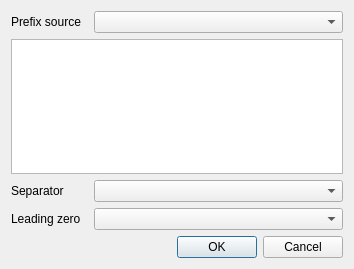
<?xml version="1.0" encoding="UTF-8"?>
<ui version="4.0">
 <class>CodeProperty</class>
 <widget class="QDialog" name="CodeProperty">
  <property name="geometry">
   <rect>
    <x>0</x>
    <y>0</y>
    <width>354</width>
    <height>269</height>
   </rect>
  </property>
  <property name="sizePolicy">
   <sizepolicy hsizetype="Expanding" vsizetype="Expanding">
    <horstretch>0</horstretch>
    <verstretch>0</verstretch>
   </sizepolicy>
  </property>
  <property name="windowTitle">
   <string>Auto Generated Code Property</string>
  </property>
  <layout class="QVBoxLayout" name="verticalLayout">
   <item>
    <layout class="QHBoxLayout" name="horizontalLayout">
     <item>
      <widget class="QLabel" name="label">
       <property name="maximumSize">
        <size>
         <width>200</width>
         <height>16777215</height>
        </size>
       </property>
       <property name="text">
        <string>Prefix source</string>
       </property>
      </widget>
     </item>
     <item>
      <widget class="QComboBox" name="prefix_source_cbo">
       <property name="sizePolicy">
        <sizepolicy hsizetype="Fixed" vsizetype="Fixed">
         <horstretch>0</horstretch>
         <verstretch>0</verstretch>
        </sizepolicy>
       </property>
       <property name="minimumSize">
        <size>
         <width>249</width>
         <height>0</height>
        </size>
       </property>
       <property name="maximumSize">
        <size>
         <width>16777215</width>
         <height>22</height>
        </size>
       </property>
       <property name="insertPolicy">
        <enum>QComboBox::InsertAtTop</enum>
       </property>
      </widget>
     </item>
    </layout>
   </item>
   <item>
    <widget class="QListView" name="column_code_view"/>
   </item>
   <item>
    <layout class="QHBoxLayout" name="horizontalLayout_3">
     <item>
      <widget class="QLabel" name="label_3">
       <property name="text">
        <string>Separator</string>
       </property>
      </widget>
     </item>
     <item>
      <widget class="QComboBox" name="separator_cbo">
       <property name="minimumSize">
        <size>
         <width>249</width>
         <height>0</height>
        </size>
       </property>
      </widget>
     </item>
    </layout>
   </item>
   <item>
    <layout class="QHBoxLayout" name="horizontalLayout_2">
     <item>
      <widget class="QLabel" name="label_2">
       <property name="text">
        <string>Leading zero</string>
       </property>
      </widget>
     </item>
     <item>
      <widget class="QComboBox" name="leading_zero_cbo">
       <property name="sizePolicy">
        <sizepolicy hsizetype="Preferred" vsizetype="Maximum">
         <horstretch>0</horstretch>
         <verstretch>0</verstretch>
        </sizepolicy>
       </property>
       <property name="minimumSize">
        <size>
         <width>249</width>
         <height>0</height>
        </size>
       </property>
      </widget>
     </item>
    </layout>
   </item>
   <item>
    <widget class="QDialogButtonBox" name="buttonBox">
     <property name="orientation">
      <enum>Qt::Horizontal</enum>
     </property>
     <property name="standardButtons">
      <set>QDialogButtonBox::Cancel|QDialogButtonBox::Ok</set>
     </property>
    </widget>
   </item>
  </layout>
 </widget>
 <resources/>
 <connections>
  <connection>
   <sender>buttonBox</sender>
   <signal>accepted()</signal>
   <receiver>CodeProperty</receiver>
   <slot>accept()</slot>
   <hints>
    <hint type="sourcelabel">
     <x>248</x>
     <y>254</y>
    </hint>
    <hint type="destinationlabel">
     <x>157</x>
     <y>274</y>
    </hint>
   </hints>
  </connection>
  <connection>
   <sender>buttonBox</sender>
   <signal>rejected()</signal>
   <receiver>CodeProperty</receiver>
   <slot>reject()</slot>
   <hints>
    <hint type="sourcelabel">
     <x>316</x>
     <y>260</y>
    </hint>
    <hint type="destinationlabel">
     <x>286</x>
     <y>274</y>
    </hint>
   </hints>
  </connection>
 </connections>
</ui>
